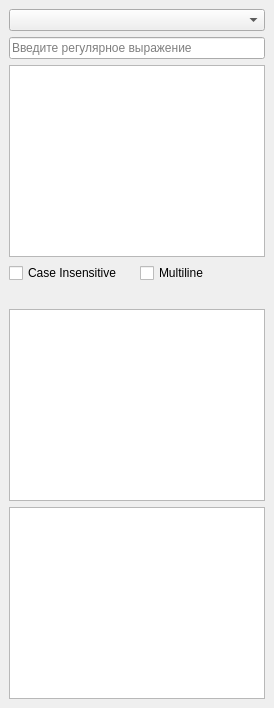
<?xml version="1.0" encoding="UTF-8"?>
<ui version="4.0">
 <class>MainWindow</class>
 <widget class="QMainWindow" name="MainWindow">
  <widget class="QWidget" name="centralWidget">
   <layout class="QVBoxLayout">
   <item>
 <widget class="QComboBox" name="comboBoxExamples">
  <property name="toolTip">
   <string>Выберите пример регулярного выражения</string>
  </property>
 </widget>
</item>
    <item>
     <widget class="QLineEdit" name="lineEditRegex">
      <property name="placeholderText">
       <string>Введите регулярное выражение</string>
      </property>
     </widget>
    </item>
    <item>
     <widget class="QTextEdit" name="textEditInput"/>
    </item>
    <item>
     <layout class="QHBoxLayout">
      <item>
       <widget class="QCheckBox" name="checkBoxCaseInsensitive">
        <property name="text">
         <string>Case Insensitive</string>
        </property>
       </widget>
      </item>
      <item>
       <widget class="QCheckBox" name="checkBoxMultiline">
        <property name="text">
         <string>Multiline</string>
        </property>
       </widget>
      </item>
     </layout>
    </item>
    <item>
     <widget class="QLabel" name="labelStatus"/>
    </item>
    <item>
     <widget class="QListWidget" name="listWidgetMatches"/>
    </item>
    <item>
     <widget class="QTextEdit" name="textEditHints"/>
    </item>
   </layout>
  </widget>
 </widget>
</ui>
